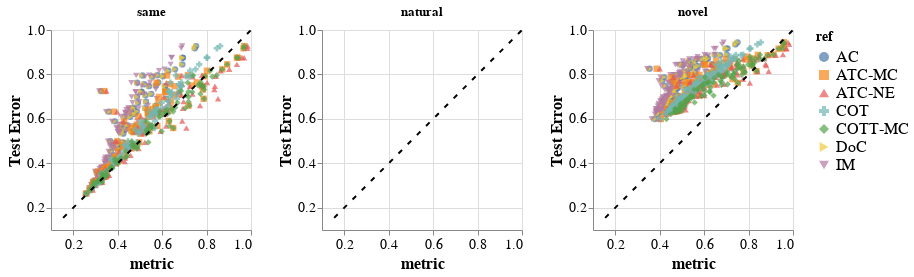

Notebook source saved alongside this figure:
### Code cell
plt.configure_axis(
    labelFontSize=14,
    titleFontSize=16
).configure_axis(
    labelFontSize=14,
    titleFontSize=16,
).configure_legend(
    titleFontSize=14,
    labelFontSize=16
)

### Figure 1 — Vega-Lite specification as saved in the notebook (floating-point values rounded to 4 significant figures; data arrays with more than 128 entries replaced by an {"elided": "..."} marker saying what was removed)
{"config": {"view": {"continuousWidth": 400, "continuousHeight": 300}, "axis": {"labelFontSize": 14, "titleFontSize": 16}, "legend": {"labelFontSize": 16, "titleFontSize": 14}}, "hconcat": [{"layer": [{"data": {"values": {"elided": "672 records"}}, "mark": {"type": "point", "filled": true, "size": 40}, "encoding": {"color": {"field": "ref", "type": "nominal"}, "shape": {"field": "ref", "type": "nominal"}, "x": {"field": "metric", "scale": {"domain": [0.1547, 1]}, "type": "quantitative"}, "y": {"field": "error", "scale": {"domain": [0.1547, 1]}, "title": "Test Error", "type": "quantitative"}}, "height": 200, "title": "same", "width": 200}, {"data": {"name": "data-55cc1c487e8b42cf39f3db1ac778f185"}, "mark": {"type": "line", "color": "black", "strokeDash": [5, 8]}, "encoding": {"x": {"field": "metric", "type": "quantitative"}, "y": {"field": "error", "type": "quantitative"}}}]}, {"layer": [{"data": {"values": []}, "mark": {"type": "point", "filled": true, "size": 40}, "encoding": {"color": {"field": "ref", "type": "nominal"}, "shape": {"field": "ref", "type": "nominal"}, "x": {"field": "metric", "scale": {"domain": [0.1547, 1]}, "type": "quantitative"}, "y": {"field": "error", "scale": {"domain": [0.1547, 1]}, "title": "Test Error", "type": "quantitative"}}, "height": 200, "title": "natural", "width": 200}, {"data": {"name": "data-55cc1c487e8b42cf39f3db1ac778f185"}, "mark": {"type": "line", "color": "black", "strokeDash": [5, 8]}, "encoding": {"x": {"field": "metric", "type": "quantitative"}, "y": {"field": "error", "type": "quantitative"}}}]}, {"layer": [{"data": {"values": {"elided": "672 records"}}, "mark": {"type": "point", "filled": true, "size": 40}, "encoding": {"color": {"field": "ref", "type": "nominal"}, "shape": {"field": "ref", "type": "nominal"}, "x": {"field": "metric", "scale": {"domain": [0.1547, 1]}, "type": "quantitative"}, "y": {"field": "error", "scale": {"domain": [0.1547, 1]}, "title": "Test Error", "type": "quantitative"}}, "height": 200, "title": "novel", "width": 200}, {"data": {"name": "data-55cc1c487e8b42cf39f3db1ac778f185"}, "mark": {"type": "line", "color": "black", "strokeDash": [5, 8]}, "encoding": {"x": {"field": "metric", "type": "quantitative"}, "y": {"field": "error", "type": "quantitative"}}}]}], "$schema": "https://vega.github.io/schema/vega-lite/v4.17.0.json", "datasets": {"data-55cc1c487e8b42cf39f3db1ac778f185": [{"metric": 0.1547, "error": 0.1547}, {"metric": 1.0, "error": 1.0}]}}
